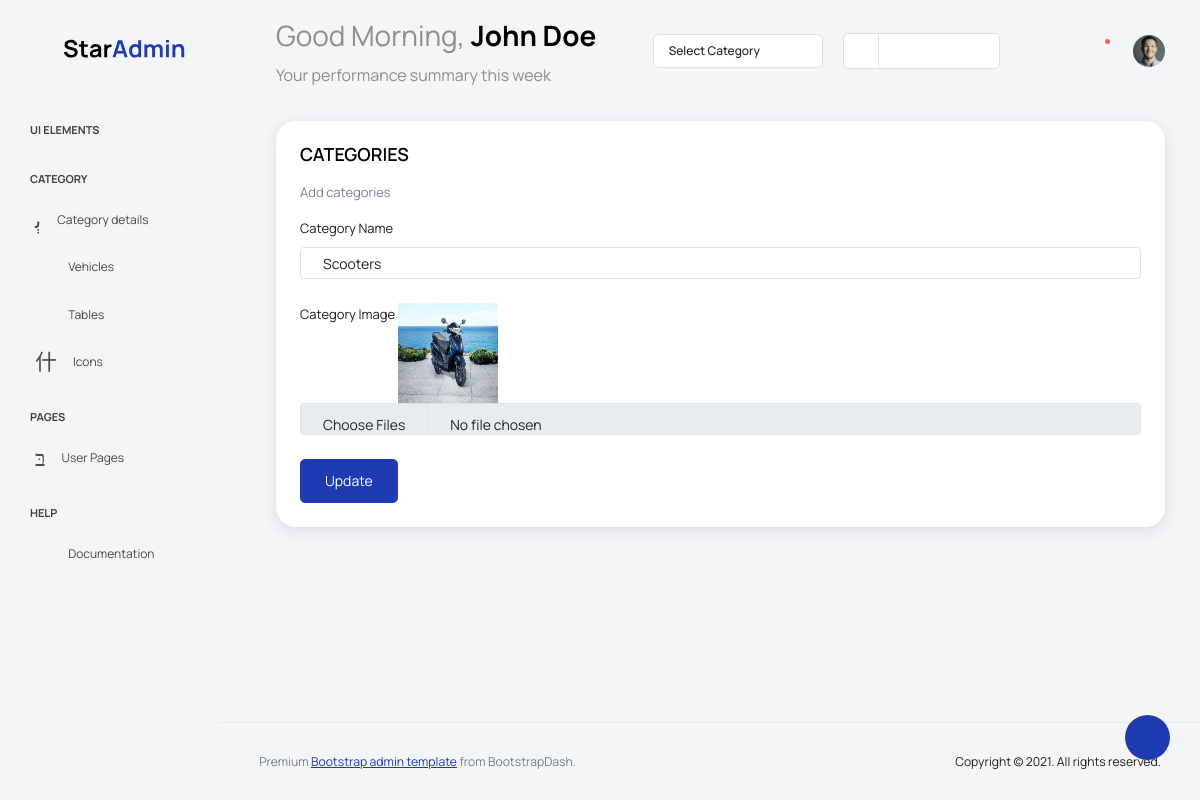
The app's page /MainApp/editcategory/3/ with its own data.
### MainApp/models.py (models this page shows)
class CategoryDb(models.Model):
    CategoryName = models.CharField(max_length=100, null=True, blank=True)
    CategoryImage = models.ImageField(upload_to="Profile", null=True, blank=True)

### MainApp/views.py (the view)
# urls.py: path('editcategory/<int:editid>/', views.editcategory, name="editcategory"),
def editcategory(req, editid):
    data = CategoryDb.objects.get(id=editid)
    return render(req, "Editcategory.html", {'data': data})

### MainApp/templates/Editcategory.html (shortened to what this page needs)
<!DOCTYPE html>
{% extends 'index.html' %}
{% block content%}
<html lang="en">
<head>
</head>
<body>
<div class="col-12 grid-margin stretch-card">
              <div class="card">
                <div class="card-body">
                  <h4 class="card-title">CATEGORIES</h4>
                  <p class="card-description">
                    Add categories
                  </p>
                  <form class="forms-sample" method="post" action="{% url 'updatecategory' updateid=data.id %}" enctype="multipart/form-data">
                    <div class="form-group">
                      <label>Category Name</label>
                      <input type="text" class="form-control" id="" placeholder="Category Name" name="cname" value="{{data.CategoryName}}">
                    </div>
                   <div class="form-group">
                       <label>Category Image</label>
                       <img src="{{data.CategoryImage.url}}" width="100px" height="100px">
                       <input class="form-control" type="file" id="" multiple="" name="image">
                   </div>
                    <button type="submit" class="btn btn-primary me-2">Update</button>
                  </form>
                </div>
              </div>
            </div>
</body>
</html>
{% endblock %}

### records on screen
CategoryDb: cname "Scooters", CategoryImage (picture)
